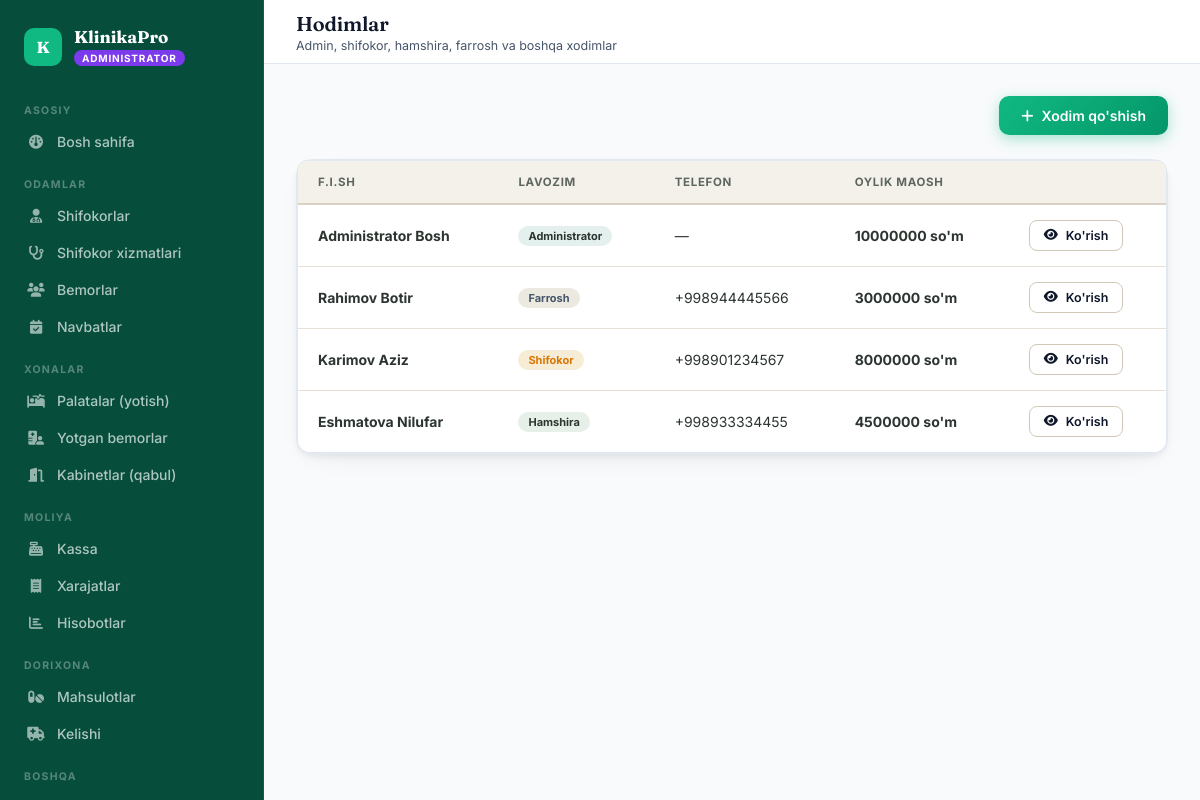
Screenshot of /staff/ (signed in) with the database file from the repository.
### accounts/models.py (models this page shows, shortened)
class User(AbstractUser):
    ROLE_CHOICES = [
        ('admin', 'Administrator'),
        ('doctor', 'Shifokor'),
        ('patient', 'Bemor'),
    ]
    role = models.CharField(max_length=10, choices=ROLE_CHOICES, default='patient')
    phone = models.CharField(max_length=20, blank=True)

class Staff(models.Model):
    POSITION_CHOICES = [
        ('admin', 'Administrator'),
        ('doctor', 'Shifokor'),
        ('nurse', 'Hamshira'),
        ('cleaner', 'Farrosh'),
        ('other', 'Boshqa xodim'),
    ]
    first_name = models.CharField(max_length=100, verbose_name="Ism")
    last_name = models.CharField(max_length=100, verbose_name="Familiya")
    position = models.CharField(max_length=20, choices=POSITION_CHOICES, verbose_name="Lavozim")
    phone = models.CharField(max_length=20, blank=True, verbose_name="Telefon")
    monthly_salary = models.DecimalField(max_digits=12, decimal_places=0, default=0, verbose_name="Oylik maosh")
    doctor = models.OneToOneField('doctors.Doctor', on_delete=models.SET_NULL, null=True, blank=True, related_name='staff_record', verbose_name="Bog'liq shifokor profili")
    hire_date = models.DateField(null=True, blank=True, verbose_name="Ishga kirgan sana")
    is_active = models.BooleanField(default=True)
    created_at = models.DateTimeField(auto_now_add=True)
    @property
    def full_name(self):
        return f"{self.last_name} {self.first_name}"
    class Meta:
        verbose_name = "Xodim"
        verbose_name_plural = "Xodimlar"
        ordering = ['position', 'last_name']

### accounts/views.py (the view)
# urls.py: path('staff/', acc_views.staff_list, name='staff_list'),
@login_required
@role_required('admin')
def staff_list(request):
    from .models import Staff
    staff_members = Staff.objects.filter(is_active=True).select_related('doctor')
    return render(request, 'accounts/staff_list.html', {'staff_members': staff_members})

### templates/accounts/staff_list.html (shortened to what this page needs)
{% extends "base.html" %}
{% block page_title %}Hodimlar{% endblock %}
{% block page_sub %}<div class="sub">Admin, shifokor, hamshira, farrosh va boshqa xodimlar</div>{% endblock %}
{% block content %}
<div class="page-head">
  <a href="{% url "staff_add" %}" class="btn btn-primary"><i class="fa-solid fa-plus"></i> Xodim qo'shish</a>
</div>
<div class="panel">
  <div class="tbl-wrap">
    <table>
      <thead><tr><th>F.I.SH</th><th>Lavozim</th><th>Telefon</th><th>Oylik maosh</th><th></th></tr></thead>
      <tbody>
      {% for s in staff_members %}
      <tr>
        <td><strong>{{ s.full_name }}</strong></td>
        <td>
          {% if s.position == "admin" %}<span class="tag tag-info">Administrator</span>
          {% elif s.position == "doctor" %}<span class="tag tag-warn">Shifokor</span>
          {% elif s.position == "nurse" %}<span class="tag tag-ok">Hamshira</span>
          {% elif s.position == "cleaner" %}<span class="tag tag-muted">Farrosh</span>
          {% else %}<span class="tag tag-muted">{{ s.get_position_display }}</span>{% endif %}
        </td>
        <td>{{ s.phone|default:"—" }}</td>
        <td style="font-weight:700;">{{ s.monthly_salary|floatformat:0 }} so'm</td>
        <td><a href="{% url "staff_detail" s.pk %}" class="btn btn-ghost btn-sm"><i class="fa-solid fa-eye"></i> Ko'rish</a></td>
      </tr>
      {% empty %}
      <tr><td colspan="5" class="empty-row"><i class="fa-solid fa-id-card-clip"></i>Hodim qo'shilmagan</td></tr>
      {% endfor %}
      </tbody>
    </table>
  </div>
</div>
{% endblock %}

### templates/base.html (shortened to what this page needs)
<!DOCTYPE html>
<html lang="uz">
<head>
<link href="https://cdnjs.cloudflare.com/ajax/libs/font-awesome/6.4.0/css/all.min.css" rel="stylesheet">
</head>
<body>
{% if user.is_authenticated %}
<nav class="sidebar">
  <div class="sb-brand">
    <div class="sb-mark">K</div>
    <div>
      <div class="sb-name">KlinikaPro</div>
      <span class="sb-role-tag {{ user.role }}">{{ user.get_role_display }}</span>
    </div>
  </div>
  {% if user.role == 'admin' %}
  <div class="sb-section">Asosiy</div>
  <a href="{% url 'admin_dashboard' %}" class="sb-link {% if request.resolver_match.url_name == 'admin_dashboard' %}active{% endif %}"><i class="fa-solid fa-gauge"></i> Bosh sahifa</a>
  <div class="sb-section">Odamlar</div>
  <a href="{% url 'doctors' %}" class="sb-link "><i class="fa-solid fa-user-doctor"></i> Shifokorlar</a>
  <a href="{% url 'doctor_services_admin' %}" class="sb-link {% if request.resolver_match.url_name == 'doctor_services_admin' %}active{% endif %}"><i class="fa-solid fa-stethoscope"></i> Shifokor xizmatlari</a>
  <a href="{% url 'patients' %}" class="sb-link {% if request.resolver_match.url_name == 'patients' or request.resolver_match.url_name == 'patient_detail_admin' %}active{% endif %}"><i class="fa-solid fa-users"></i> Bemorlar</a>
  <a href="{% url 'appointment_list_admin' %}" class="sb-link {% if request.resolver_match.url_name == 'appointment_list_admin' %}active{% endif %}"><i class="fa-solid fa-calendar-check"></i> Navbatlar</a>
  <div class="sb-section">Xonalar</div>
  <a href="{% url 'wards' %}" class="sb-link {% if request.resolver_match.url_name == 'wards' %}active{% endif %}"><i class="fa-solid fa-bed-pulse"></i> Palatalar (yotish)</a>
  <a href="{% url 'admissions' %}" class="sb-link {% if request.resolver_match.url_name == 'admissions' %}active{% endif %}"><i class="fa-solid fa-hospital-user"></i> Yotgan bemorlar</a>
  <a href="{% url 'cabinets' %}" class="sb-link {% if request.resolver_match.url_name == 'cabinets' %}active{% endif %}"><i class="fa-solid fa-door-open"></i> Kabinetlar (qabul)</a>
  <div class="sb-section">Moliya</div>
  <a href="{% url 'kassa' %}" class="sb-link {% if request.resolver_match.url_name == 'kassa' %}active{% endif %}"><i class="fa-solid fa-cash-register"></i> Kassa</a>
  <a href="{% url 'expenses' %}" class="sb-link {% if request.resolver_match.url_name == 'expenses' %}active{% endif %}"><i class="fa-solid fa-receipt"></i> Xarajatlar</a>
  <a href="{% url 'reports' %}" class="sb-link {% if request.resolver_match.url_name == 'reports' %}active{% endif %}"><i class="fa-solid fa-chart-bar"></i> Hisobotlar</a>
  <div class="sb-section">Dorixona</div>
  <a href="{% url 'medicines' %}" class="sb-link {% if request.resolver_match.url_name == 'medicines' %}active{% endif %}"><i class="fa-solid fa-pills"></i> Mahsulotlar</a>
  <a href="{% url 'medicine_income' %}" class="sb-link {% if request.resolver_match.url_name == 'medicine_income' %}active{% endif %}"><i class="fa-solid fa-truck-medical"></i> Kelishi</a>
  <div class="sb-section">Boshqa</div>
  <a href="{% url 'operations' %}" class="sb-link {% if request.resolver_match.url_name == 'operations' %}active{% endif %}"> Operatsiyalar</a>
  {% endif %}
</nav>
<div class="main">
  <header class="topbar">
    <div>
      <h1>{% block page_title %}{% endblock %}</h1>
      {% block page_sub %}{% endblock %}
    </div>
  </header>
  <div class="content">
    {% block content %}{% endblock %}
  </div>
</div>
{% else %}
{% block noauth %}{% endblock %}
{% endif %}
</body>
</html>

### rows the page displays
User: role "ADMINISTRATOR"
Staff: full_name "Administrator Bosh", position "Administrator", phone "—", monthly_salary "10000000"
Staff: full_name "Rahimov Botir", position "Farrosh", phone "+998944445566", monthly_salary "3000000"
Staff: full_name "Karimov Aziz", position "Shifokor", phone "+998901234567", monthly_salary "8000000"
Staff: full_name "Eshmatova Nilufar", position "Hamshira", phone "+998933334455", monthly_salary "4500000"
